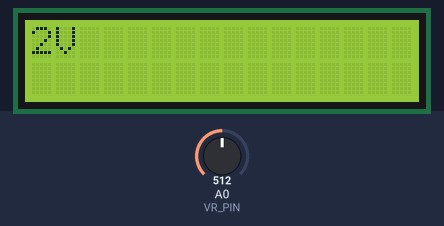
Simulated run of this sketch. Board: Arduino Uno, built with avr-gcc and run on an emulated ATmega328P. Parts: 16×2 character LCD. The test bench sets the inputs (shaded band); at power-on: A0 (VR_PIN) = 512. What the sketch prints to the serial monitor is not drawn.

Above: at 1.3 s.
1.4 s: A0 (VR_PIN) set to 716
At 2.0 s:
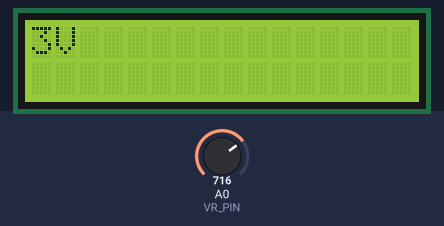
4.4 s: A0 (VR_PIN) set to 900
At 5.0 s:
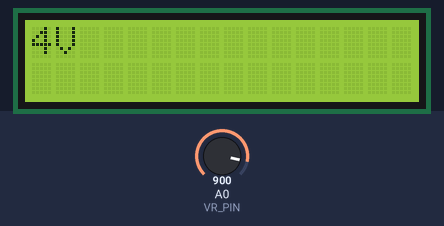
6.1 s: A0 (VR_PIN) set to 1023
At 6.6 s:
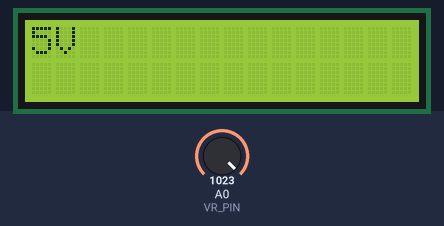
Timing chart, 0 to 9.1 s (numbered marks = the images above; inputs shaded):
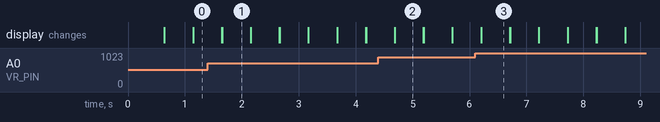

Measured:
- after the input at 1.4 s, the display: first differs from a run without the input after 0.25 s (image 1)
- after the input at 4.4 s, the display: first differs from a run without the input after 0.29 s (image 2)
- after the input at 6.1 s, the display: first differs from a run without the input after 0.11 s (image 3)
- what the display in image 1 shows lasts 0.5 s, from 1.7 s to 2.2 s

The sketch:

potencial.ino
```cpp
#include <LiquidCrystal_I2C.h>
//#include <Wire.h>

LiquidCrystal_I2C lcd = LiquidCrystal_I2C(0x27,16,2);

const int VR_PIN = A0;  // 0

void setup() {
  // put your setup code here, to run once:
  lcd.init();
  lcd.begin(16, 2);
  lcd.clear();
  lcd.backlight();
  Serial.begin(115200UL);
  pinMode(VR_PIN, INPUT);
}

void loop() {
  // put your main code here, to run repeatedly:
  int vr_value = analogRead(VR_PIN);

  vr_value = map(vr_value,0,1023,0,5);
  Serial.println(vr_value);
  Serial.println("V");
  lcd.setCursor(0,0);
  lcd.print(vr_value);
  lcd.print("V");
  delay(500UL);
  lcd.clear();

}
```
